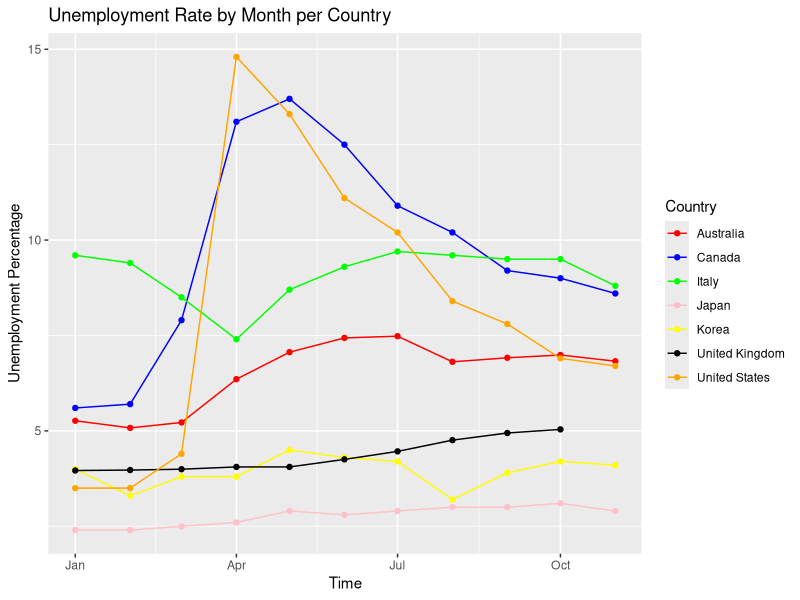
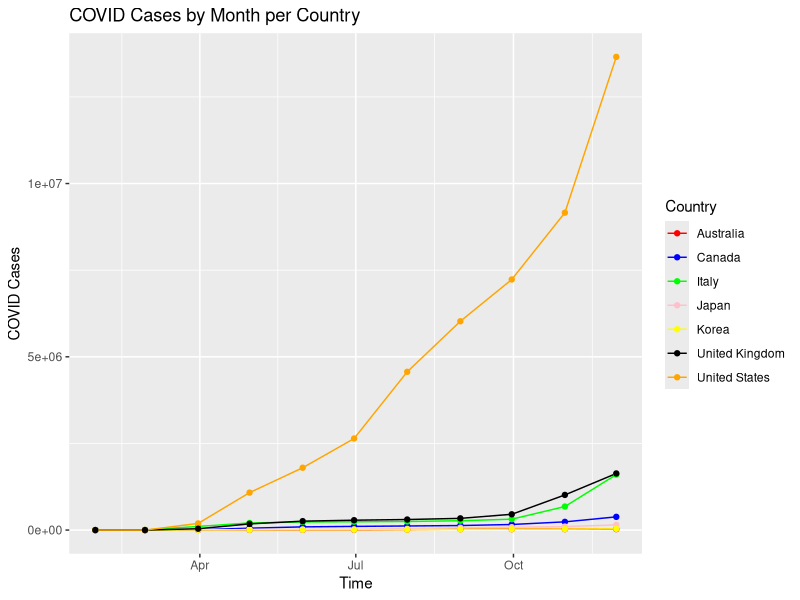
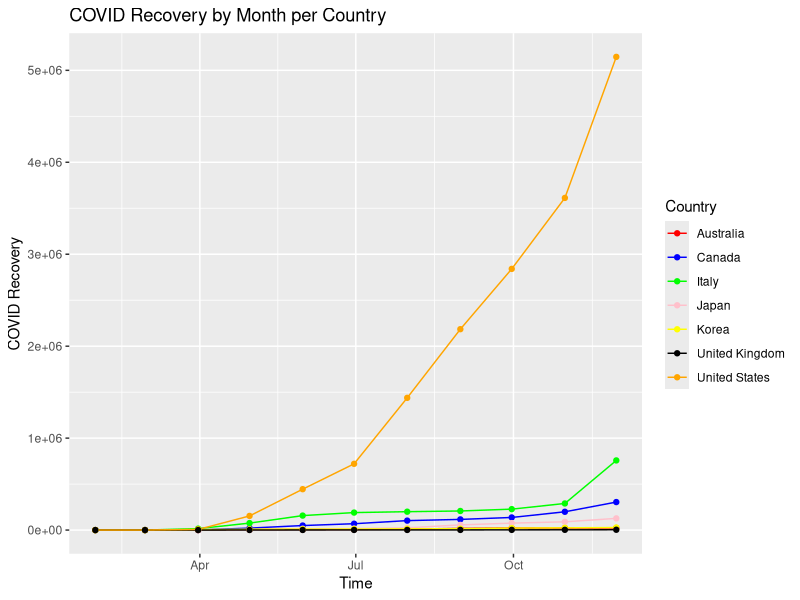
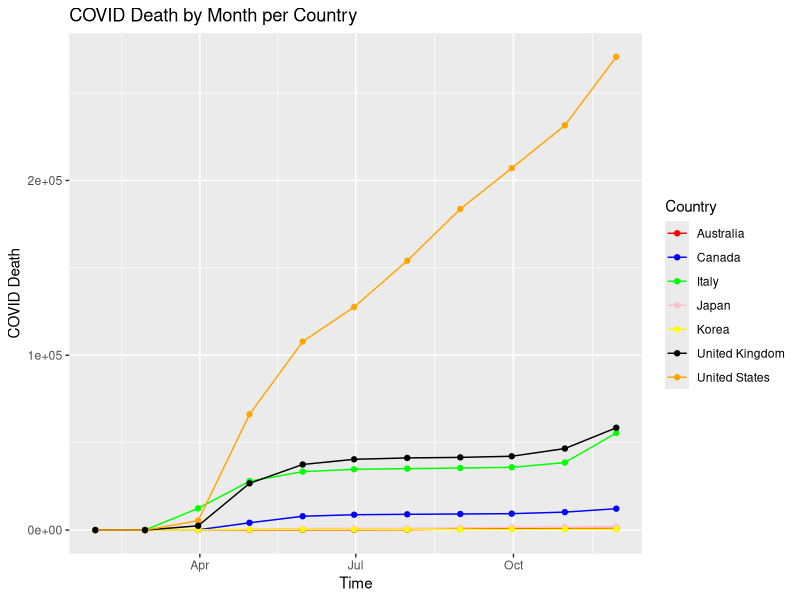

These charts were generated, in order, by the following R code: (Note: this script raises an error after producing the figures.)
## ---- chunk 1
knitr::opts_chunk$set(echo = FALSE)
## ---- chunk 2
library(ggplot2)
library(dplyr)
library(tidyr)
library(tidyverse)
library(R.utils)
#Covid data file, Columns broken into (Date, Country, Confirmed, Recovered, Deaths) 
covid.df <- read.csv(file="countries-aggregated_csv.csv")
covid.df$Country <- as.factor(covid.df$Country)

#Fixing the datasheet regarding unemployment values, only selecting (Country, Date, Percentage of Unemployed)
unemployment_all.df <- read.csv(file="Unemployment Rates_All Persons_2019M1-2020M12.csv")
unemployment.df <- unemployment_all.df[,c(2,4,9,17)]

#Setting Covid date and Unemployment date as a date-type field
library(readr)
covid.df$Date <- as.Date(covid.df$Date)
covid_Monthlytotal.df <- covid.df[covid.df$Date == "2020-01-31" | covid.df$Date == "2020-02-29" | covid.df$Date == "2020-03-31" | covid.df$Date == "2020-04-30" | covid.df$Date == "2020-05-31" | covid.df$Date == "2020-06-30" | covid.df$Date == "2020-07-31" | covid.df$Date == "2020-08-31" | covid.df$Date == "2020-09-30" | covid.df$Date == "2020-10-31" | covid.df$Date == "2020-11-30",]

covid_use.df <- covid_Monthlytotal.df[covid_Monthlytotal.df$Country == "Australia" | covid_Monthlytotal.df$Country == "Canada" | covid_Monthlytotal.df$Country == "Italy" | covid_Monthlytotal.df$Country == "Japan" | covid_Monthlytotal.df$Country == "Korea, South" | covid_Monthlytotal.df$Country == "United Kingdom" | covid_Monthlytotal.df$Country == "US",]

index_country <- c("Australia", "Canada","Italy","Japan", "Korea, South", "United Kingdom", "US")
values_country <- c("Australia", "Canada","Italy","Japan", "Korea", "United Kingdom","United States")
covid_use.df$Country <- values_country[match(trim(covid_use.df$Country),index_country)]

#We need to introduce a day of 01 to match R's date time format of YYYY-MM-DD
unemployment.df$TIME <- as.Date(paste(unemployment.df$TIME,"-01",sep=""))
unemployment_2020.df <- unemployment.df[unemployment.df$TIME >= "2020-01-01" & unemployment.df$TIME <= "2020-11-30",]
#We had male and female data, however we're trying to look at the data when it's consolidated
unemployment_2020_all.df <- unemployment_2020.df[unemployment_2020.df$Subject == "Unemployment rate (monthly), Total, All persons",]

#We will now clean up the dataset of unemployment only for the Countries we're looking at.
unemployment_2020_use.df <- unemployment_2020_all.df[unemployment_2020_all.df$Country == "Australia" | unemployment_2020_all.df$Country == "Canada" | unemployment_2020_all.df$Country == "Italy" | unemployment_2020_all.df$Country == "Japan" | unemployment_2020_all.df$Country == "Korea" | unemployment_2020_all.df$Country == "United Kingdom" | unemployment_2020_all.df$Country == "United States",]

index_covid <- c("2020-01-31","2020-02-29","2020-03-31","2020-04-30","2020-05-31","2020-06-30","2020-07-31","2020-08-31","2020-09-30","2020-10-31","2020-11-30")
index_unemployment <- c("2020-01-01","2020-02-01","2020-03-01","2020-04-01","2020-05-01","2020-06-01","2020-07-01","2020-08-01","2020-09-01","2020-10-01","2020-11-01")
values <- c("January", "February","March","April","May","June","July","August","September","October","November")
covid_use.df$Months <- values[match(trim(covid_use.df$Date),index_covid)]
unemployment_2020_use.df$Months <- values[match(trim(unemployment_2020_use.df$TIME),index_unemployment)]

merged_data_rough <- merge(covid_use.df,unemployment_2020_use.df, by = c("Months","Country"), all=TRUE)
merged_data <- merged_data_rough[complete.cases(merged_data_rough),]
## ---- chunk 3
ggplot(unemployment_2020_use.df, aes(x = unemployment_2020_use.df$TIME, y = unemployment_2020_use.df$Value, linetype = Country, color = Country))+ geom_line() + geom_point() + ylab("Unemployment Percentage") + xlab("Time") + ggtitle("Unemployment Rate by Month per Country") + scale_color_manual(values = c("red", "blue", "green", "pink", "yellow", "black","orange")) + scale_linetype_manual(values = c(1, 1, 1, 1, 1, 1, 1, 1))
## ---- chunk 4
ggplot(covid_use.df, aes(x = covid_use.df$Date, y = covid_use.df$Confirmed, linetype = Country, color = Country))+ geom_line() + geom_point() + ylab("COVID Cases") + xlab("Time") + ggtitle("COVID Cases by Month per Country") + scale_color_manual(values = c("red", "blue", "green", "pink", "yellow", "black","orange")) + scale_linetype_manual(values = c(1, 1, 1, 1, 1, 1, 1, 1))
## ---- chunk 5
ggplot(covid_use.df, aes(x = covid_use.df$Date, y = covid_use.df$Recovered, linetype = Country, color = Country))+ geom_line() + geom_point() + ylab("COVID Recovery") + xlab("Time") + ggtitle("COVID Recovery by Month per Country") + scale_color_manual(values = c("red", "blue", "green", "pink", "yellow", "black","orange")) + scale_linetype_manual(values = c(1, 1, 1, 1, 1, 1, 1, 1))
## ---- chunk 6
ggplot(covid_use.df, aes(x = covid_use.df$Date, y = covid_use.df$Death, linetype = Country, color = Country))+ geom_line() + geom_point() + ylab("COVID Death") + xlab("Time") + ggtitle("COVID Death by Month per Country") + scale_color_manual(values = c("red", "blue", "green", "pink", "yellow", "black","orange")) + scale_linetype_manual(values = c(1, 1, 1, 1, 1, 1, 1, 1))
## ---- chunk 7

lm_Australia <- lm(Value ~ Confirmed, data = Australia_Merged)
lm_Australia

lm_all <- lm(Value ~ Confirmed, data = merged_data)
lm_all
## ---- chunk 8
merged_data$Country <- as.factor(merged_data$Country)
merged_data$TIME <- as.factor(merged_data$TIME)
b <- aov(merged_data$Value * merged_data$Confirmed ~ merged_data$Country + merged_data$TIME, data = merged_data)
anova(b)
TukeyHSD(b)
## ---- chunk 9
scatterplotMatrix(merged_data[,c(4:6,9)])
## ---- chunk 10
library(corrplot)

cmat <- cor(merged_data[,c(4:6,9)])
corrplot.mixed(cmat)
## ---- chunk 11

